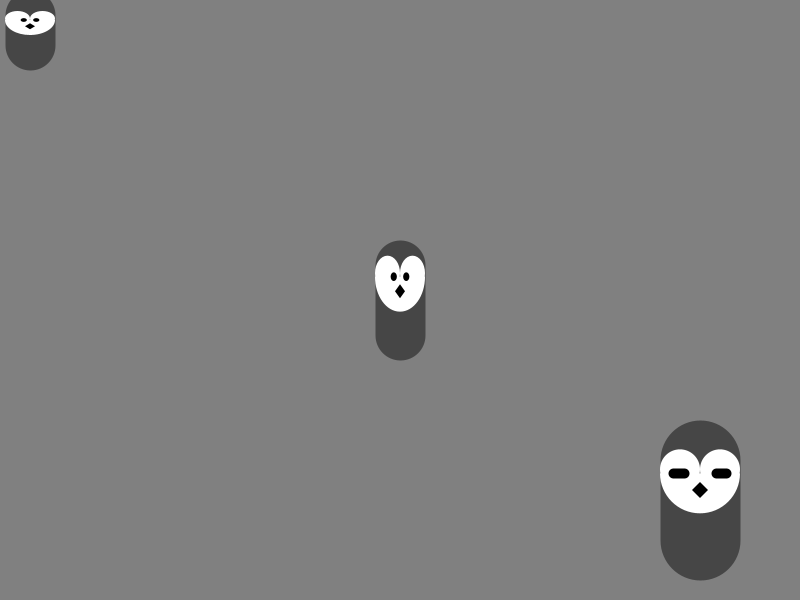
Frame 1 (no input)
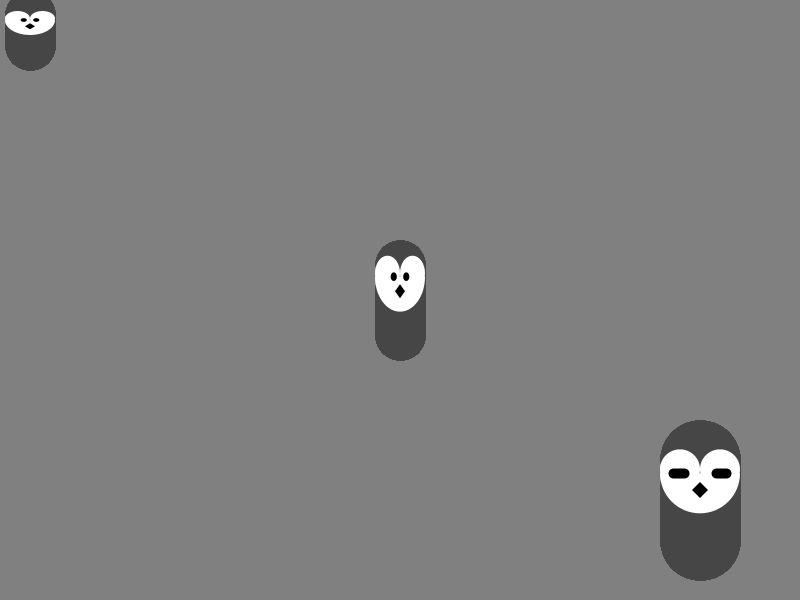
Frame 60 (the mouse pressed at the canvas centre just before this capture)
Frame 120 (the mouse held since frame 60 and released just before this capture): identical to frame 60, image omitted

The Processing sketch that drew these frames (run headless with seeded random() and noise(); from frame 60 on, the mouse is pressed at the canvas centre):

// Processing sketch: GervaisAlexandre_Exercice5
// ── GervaisAlexandre_Exercice5.pde
/*
 * Titre: EDM1700 Exercice 5: "Oiseaux de nuit"
 * Auteur: Alexandre Gervais
 * Version: 1.0
 * Instructions: Survolé un oiseau pour obtenir son état (réveillé/endormi)
 * Description du projet : Des oiseaux sont présents et avec le survol, l'oiseau
   connecté à la souris change d'état.
 * Notes: 
 */

final color COL_BODY = color(70);
final color COL_FACE = color(255);
final color COL_EYES = color(0);
boolean isEyesOpened = true;

void setup() {
  size(800,600);
  background(128);
}

void draw(){
  /*
  pushMatrix();
  translate(width/2, height/2);
  popMatrix();
  */
  drawBird(width/2, height/2, 50, 70, isEyesOpened);
  drawBird(30, 30, 50, 30, true);
  drawBird(700, 500, 80, 80, false);
}

void drawBird(float birdX, float birdY, float birdWidth, float birdHeight, boolean isEyesOpen){
  noStroke();
  drawBody(birdX, birdY, birdWidth, birdHeight/2);
  drawChin(birdX, birdY-(birdHeight/3), birdWidth/2, birdHeight/2);
  drawEyes(birdX, birdY-(birdHeight/3), birdWidth, birdHeight/8, isEyesOpen);
  drawBeak(birdX, birdY-(birdHeight/8), birdWidth, birdHeight);
}

void drawBody(float bodyX, float bodyY, float bodyWidth, float bodyHeight){
  stroke(COL_BODY);
  strokeWeight(bodyWidth);
  line(bodyX, bodyY+bodyHeight, bodyX, bodyY-bodyHeight); // body
  noStroke();
}

void drawChin(float chinX, float chinY, float chinWidth, float chinHeight){
  noStroke();
  fill(COL_FACE);
  ellipse(chinX-chinWidth/2, chinY-(chinHeight/10), chinWidth, chinHeight); // left eye dome
  ellipse(chinX+chinWidth/2, chinY-(chinHeight/10), chinWidth, chinHeight); // right eye dome
  arc(chinX, chinY, chinWidth*2, chinHeight*2, 0, PI); // chin
}

void drawEyes(float eyeX, float eyeY, float eyeWidth, float eyeHeight, boolean isEyesOpen){
  noStroke();
  fill(COL_EYES);
  if (isEyesOpen) {
    ellipse(eyeX-(eyeWidth/8), eyeY, eyeWidth/8, eyeHeight); // left eye
    ellipse(eyeX+(eyeWidth/8), eyeY, eyeWidth/8, eyeHeight); // right eye
  } else {
    stroke(COL_EYES);
    strokeWeight(eyeWidth/8);
    line(eyeX-(eyeWidth/3), eyeY, eyeX-(eyeWidth/5), eyeY);
    line(eyeX+(eyeWidth/3), eyeY, eyeX+(eyeWidth/5), eyeY);
    noStroke();
  }
  
}

void drawBeak(float beakX, float beakY, float beakWidth, float beakHeight){
  noStroke();
  fill(COL_EYES);
  quad(beakX, beakY-(beakHeight/10), beakX+(beakWidth/10), beakY, beakX, beakY+(beakHeight/10), beakX-(beakWidth/10), beakY); // beak
}
